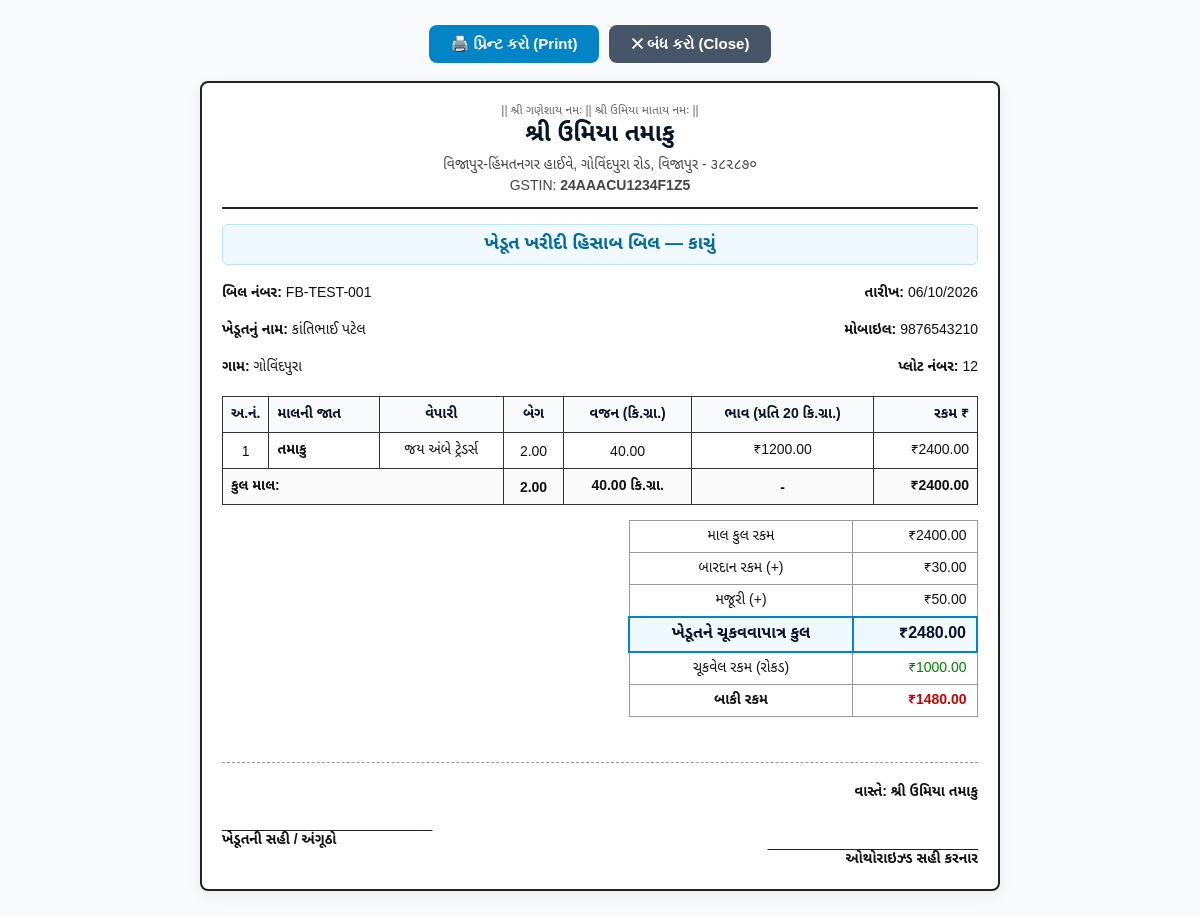
The page /print/farmer/1/ (signed in) on the database its author committed.
### billing/models.py (models this page shows, shortened)
class FarmerBill(models.Model):
    BILL_TYPES = [
        ('કાચું', 'કાચું બિલ'),
        ('GST', 'GST બિલ'),
    ]
    PAY_STATUS = [
        ('due', 'બાકી'),
        ('paid', 'ચૂકવેલ'),
    ]
    bill_no = models.CharField(max_length=50, unique=True, verbose_name="બિલ નંબર")
    date = models.DateField(default=timezone.now, verbose_name="તારીખ")
    firm_name = models.CharField(max_length=200, blank=True, default="", verbose_name="પેઢીનું નામ")
    farmer_name = models.CharField(max_length=150, verbose_name="ખેડૂતનું નામ")
    mobile = models.CharField(max_length=20, blank=True, default="", verbose_name="મોબાઇલ")
    village = models.CharField(max_length=100, blank=True, default="", verbose_name="ગામ")
    plot_no = models.CharField(max_length=50, blank=True, default="", verbose_name="પ્લોટ નંબર")
    bill_type = models.CharField(max_length=10, choices=BILL_TYPES, default='કાચું', verbose_name="બિલ પ્રકાર")
    base_amount = models.DecimalField(max_digits=14, decimal_places=2, default=0.00, verbose_name="માલ કુલ ₹")
    bardan_amount = models.DecimalField(max_digits=12, decimal_places=2, default=0.00, verbose_name="બારદાન ₹")
    labor = models.DecimalField(max_digits=12, decimal_places=2, default=0.00, verbose_name="મજૂરી ₹")
    deduction = models.DecimalField(max_digits=12, decimal_places=2, default=0.00, verbose_name="કપાત ₹")
    gst_rate = models.DecimalField(max_digits=5, decimal_places=2, default=0.00, verbose_name="GST %")
    tax_amount = models.DecimalField(max_digits=12, decimal_places=2, default=0.00, verbose_name="GST ₹")
    total_amount = models.DecimalField(max_digits=14, decimal_places=2, default=0.00, verbose_name="કુલ રકમ ₹")
    paid_amount = models.DecimalField(max_digits=14, decimal_places=2, default=0.00, verbose_name="ચૂકવેલ રકમ ₹")
    payment_status = models.CharField(max_length=10, choices=PAY_STATUS, default='due', verbose_name="ચૂકવણી સ્થિતિ")
    payment_mode = models.CharField(max_length=10, choices=[('cash', 'રોકડ'), ('bank', 'બેંક')], default='cash', verbose_name="ચુકવણી માધ્યમ")
    created_at = models.DateTimeField(auto_now_add=True)
    class Meta:
        ordering = ['-date', '-id']
        verbose_name = "ખેડૂત બિલ"
        verbose_name_plural = "ખેડૂત બિલો"
    @property
    def due_amount(self):
        return max(0, float(self.total_amount) - float(self.paid_amount))
    @property
    def total_bags(self):
        return sum(item.bags for item in self.items.all())
    @property
    def total_weight(self):
        return sum(item.weight for item in self.items.all())

class FirmSetting(models.Model):
    firm_name = models.CharField(max_length=200, default="શ્રી ખેડૂત એન્ટરપ્રાઇઝ", verbose_name="પેઢીનું નામ")
    firm_address = models.TextField(blank=True, default="", verbose_name="પેઢીનું સરનામું")
    firm_gst = models.CharField(max_length=30, blank=True, default="", verbose_name="પેઢીનો GST નંબર")
    bardan_rate = models.DecimalField(max_digits=10, decimal_places=2, default=15.00, verbose_name="બારદાન દર (દર બેગ ₹)")
    market_fee_rate = models.DecimalField(max_digits=10, decimal_places=2, default=3.00, verbose_name="માર્કેટ ફી દર (દર બેગ ₹)")
    commission_rate = models.DecimalField(max_digits=5, decimal_places=2, default=1.50, verbose_name="કમિશન દર (%)")
    initial_cash = models.DecimalField(max_digits=14, decimal_places=2, default=0.00, verbose_name="પ્રારંભિક રોકડ બેલેન્સ ₹")
    initial_bank = models.DecimalField(max_digits=14, decimal_places=2, default=0.00, verbose_name="પ્રારંભિક બેંક બેલેન્સ ₹")
    bank_name = models.CharField(max_length=150, blank=True, default="", verbose_name="બેંકનું નામ")
    bank_account = models.CharField(max_length=60, blank=True, default="", verbose_name="બેંક ખાતા નંબર")
    sign_name = models.CharField(max_length=150, blank=True, default="", verbose_name="સહી કરનારનું નામ")
    sign_gst = models.CharField(max_length=30, blank=True, default="", verbose_name="સહી કરનારનો GST નંબર")
    class Meta:
        verbose_name = "પેઢી સેટિંગ"
        verbose_name_plural = "પેઢી સેટિંગ્સ"
    @classmethod
    def get_settings(cls):
        setting, _ = cls.objects.get_or_create(id=1)
        return setting

class FarmerBillItem(models.Model):
    bill = models.ForeignKey(FarmerBill, on_delete=models.CASCADE, related_name='items')
    item_type = models.CharField(max_length=100, default="તમાકુ", verbose_name="માલની જાત")
    trader_name = models.CharField(max_length=150, blank=True, default="", verbose_name="વેપારી")
    bags = models.DecimalField(max_digits=10, decimal_places=2, default=0, verbose_name="બેગ / બોરી")
    weight = models.DecimalField(max_digits=10, decimal_places=2, default=0, verbose_name="વજન (કિ.ગ્રા.)")
    rate = models.DecimalField(max_digits=10, decimal_places=2, default=0, verbose_name="ભાવ પ્રતિ મણ (20 કિ.ગ્રા.)")
    amount = models.DecimalField(max_digits=12, decimal_places=2, default=0, verbose_name="રકમ ₹")

### billing/views.py (the view)
# urls.py: path('print/farmer/<int:bill_id>/', views.print_farmer_bill, name='print_farmer_bill'),
@login_required
def print_farmer_bill(request, bill_id):
    bill = get_object_or_404(FarmerBill, id=bill_id)
    st = get_current_settings()
    return render(request, 'billing/print_farmer_bill.html', {'bill': bill, 'st': st})

### billing/context_processors.py (called while the page is built)
def global_settings(request):
    try:
        setting = FirmSetting.get_settings()
    except Exception:
        setting = None
    return {
        'firm_setting': setting,
        'today_date': timezone.now().date(),
    }

### billing/views.py (called while the page is built)
def get_current_settings():
    return FirmSetting.get_settings()

### templates/billing/print_farmer_bill.html (shortened to what this page needs)
<!doctype html>
<html lang="gu">
<head>
</head>
<body>
  <div class="print-actions noprint">
    <button class="btn-print" onclick="window.print()">🖨️ પ્રિન્ટ કરો (Print)</button>
    <button class="btn-print btn-close" onclick="window.close()">✕ બંધ કરો (Close)</button>
  </div>
  <div class="bill-box">
    <div class="top-header">
      <div style="font-size: 12px; color: #666;">|| શ્રી ગણેશાય નમઃ || શ્રી ઉમિયા માતાય નમઃ ||</div>
      <h1>{{ bill.firm_name|default:st.firm_name }}</h1>
      <p>{{ st.firm_address }}</p>
      {% if st.firm_gst %}<p>GSTIN: <b>{{ st.firm_gst }}</b></p>{% endif %}
    </div>
    <div class="bill-title">
      ખેડૂત ખરીદી હિસાબ બિલ — {{ bill.bill_type }}
    </div>
    <div class="meta-grid">
      <div><b>બિલ નંબર:</b> {{ bill.bill_no }}</div>
      <div class="text-right"><b>તારીખ:</b> {{ bill.date|date:"d/m/Y" }}</div>
      <div><b>ખેડૂતનું નામ:</b> {{ bill.farmer_name }}</div>
      <div class="text-right"><b>મોબાઇલ:</b> {{ bill.mobile|default:"—" }}</div>
      <div><b>ગામ:</b> {{ bill.village|default:"—" }}</div>
      <div class="text-right"><b>પ્લોટ નંબર:</b> {{ bill.plot_no|default:"—" }}</div>
    </div>
    <div class="tablewrap-print">
    <table>
      <thead>
        <tr>
          <th style="width: 40px;">અ.નં.</th>
          <th class="text-left">માલની જાત</th>
          <th>વેપારી</th>
          <th>બેગ</th>
          <th>વજન (કિ.ગ્રા.)</th>
          <th>ભાવ (પ્રતિ 20 કિ.ગ્રા.)</th>
          <th class="text-right">રકમ ₹</th>
        </tr>
      </thead>
      <tbody>
        {% for item in bill.items.all %}
        <tr>
          <td>{{ forloop.counter }}</td>
          <td class="text-left"><b>{{ item.item_type }}</b></td>
          <td>{{ item.trader_name|default:"—" }}</td>
          <td>{{ item.bags }}</td>
          <td>{{ item.weight }}</td>
          <td>₹{{ item.rate }}</td>
          <td class="text-right">₹{{ item.amount }}</td>
        </tr>
        {% empty %}
        <tr><td colspan="7">કોઈ માલ નોંધાયેલ નથી.</td></tr>
        {% endfor %}
      </tbody>
      <tfoot>
        <tr style="background: #fafafa; font-weight: bold;">
          <td colspan="3" class="text-left">કુલ માલ:</td>
          <td>{{ bill.total_bags }}</td>
          <td>{{ bill.total_weight }} કિ.ગ્રા.</td>
          <td>-</td>
          <td class="text-right">₹{{ bill.base_amount }}</td>
        </tr>
      </tfoot>
    </table>
    </div>
    <div class="totals-area">
      <table class="totals-table">
        <tr>
          <td>માલ કુલ રકમ</td>
          <td class="text-right">₹{{ bill.base_amount }}</td>
        </tr>
        <tr>
          <td>બારદાન રકમ (+)</td>
          <td class="text-right">₹{{ bill.bardan_amount }}</td>
        </tr>
        {% if bill.labor > 0 %}
        <tr>
          <td>મજૂરી (+)</td>
          <td class="text-right">₹{{ bill.labor }}</td>
        </tr>
        {% endif %}
        <tr class="highlight">
          <td>ખેડૂતને ચૂકવવાપાત્ર કુલ</td>
          <td class="text-right">₹{{ bill.total_amount }}</td>
        </tr>
        <tr>
          <td>ચૂકવેલ રકમ ({{ bill.get_payment_mode_display }})</td>
          <td class="text-right" style="color: green;">₹{{ bill.paid_amount }}</td>
        </tr>
        <tr>
          <td><b>બાકી રકમ</b></td>
          <td class="text-right" style="color: {% if bill.due_amount > 0 %}#c00{% else %}green{% endif %}; font-weight: bold;">
            ₹{{ bill.due_amount|floatformat:2 }}
          </td>
        </tr>
      </table>
    </div>
    <div class="signatures">
      <div>
        <br><br>
        ___________________________<br>
        <b>ખેડૂતની સહી / અંગૂઠો</b>
      </div>
      <div style="text-align: right;">
        <b>વાસ્તે: {{ bill.firm_name|default:st.firm_name }}</b><br><br><br>
        ___________________________<br>
        <b>ઓથોરાઇઝ્ડ સહી કરનાર</b>
      </div>
    </div>
  </div>
</body>
</html>

### templates/billing/print_farmer_bill.html (style rules this page uses)
* { box-sizing: border-box; }
body { font-family: Arial, "Noto Sans Gujarati", sans-serif; margin: 0; padding: 25px; color: #111; font-size: 14px; background: #f8fafc; }
.bill-box { max-width: 800px; width: 100%; margin: auto; border: 2px solid #222; padding: 20px; border-radius: 8px; background: #ffffff; box-shadow: 0 4px 16px rgba(0,0,0,0.06); }
.top-header { text-align: center; border-bottom: 2px solid #222; padding-bottom: 12px; margin-bottom: 15px; }
.top-header h1 { margin: 0 0 5px; font-size: 24px; color: #081528; }
.top-header p { margin: 2px 0; color: #444; }
.bill-title { text-align: center; font-size: 18px; font-weight: bold; background: #f0f9ff; color: #0369a1; padding: 8px; margin-bottom: 15px; border-radius: 6px; border: 1px solid #bae6fd; }
.meta-grid { display: grid; grid-template-columns: 1fr 1fr; gap: 10px; margin-bottom: 15px; }
.meta-grid div { padding: 4px 0; }
.tablewrap-print { width: 100%; overflow-x: auto; -webkit-overflow-scrolling: touch; margin-bottom: 15px; }
table { width: 100%; border-collapse: collapse; min-width: 580px; }
th, td { border: 1px solid #333; padding: 8px; text-align: center; }
th { background: #f8fafc; color: #081528; }
.text-left { text-align: left; }
.text-right { text-align: right; }
.totals-area { display: flex; justify-content: flex-end; margin-top: 10px; }
.totals-table { width: 350px; border-collapse: collapse; min-width: auto; }
.totals-table td { padding: 6px 10px; border: 1px solid #999; }
.totals-table tr.highlight td { background: #f0f9ff; font-weight: bold; font-size: 16px; border: 2px solid #0284c7; color: #081528; }
.signatures { display: flex; justify-content: space-between; margin-top: 45px; padding-top: 20px; border-top: 1px dashed #999; }
.print-actions { text-align: center; margin-bottom: 18px; display: flex; justify-content: center; gap: 10px; flex-wrap: wrap; }
.btn-print { background: #0284c7; color: white; border: none; padding: 10px 22px; font-size: 15px; cursor: pointer; border-radius: 8px; font-weight: 600; display: inline-flex; align-items: center; gap: 6px; }
.btn-close { background: #475569; }

### rows shown on the page
FarmerBill: firm_name "શ્રી ઉમિયા તમાકુ", bill_type "કાચું", bill_no "FB-TEST-001", date "06/10/2026", farmer_name "કાંતિભાઈ પટેલ", mobile "9876543210", village "ગોવિંદપુરા", plot_no "12", total_bags "2.00", total_weight "40.00", base_amount "2400.00", bardan_amount "30.00", labor "50.00", total_amount "2480.00", payment_mode "રોકડ", paid_amount "1000.00", due_amount "1480.00"
FirmSetting: firm_address "વિજાપુર-હિંમતનગર હાઈવે, ગોવિંદપુરા રોડ, વિજાપુર - ૩૮૨૮૭૦", firm_gst "24AAACU1234F1Z5"
FarmerBillItem: item_type "તમાકુ", trader_name "જય અંબે ટ્રેડર્સ", bags "2.00", weight "40.00", rate "1200.00", amount "2400.00"
